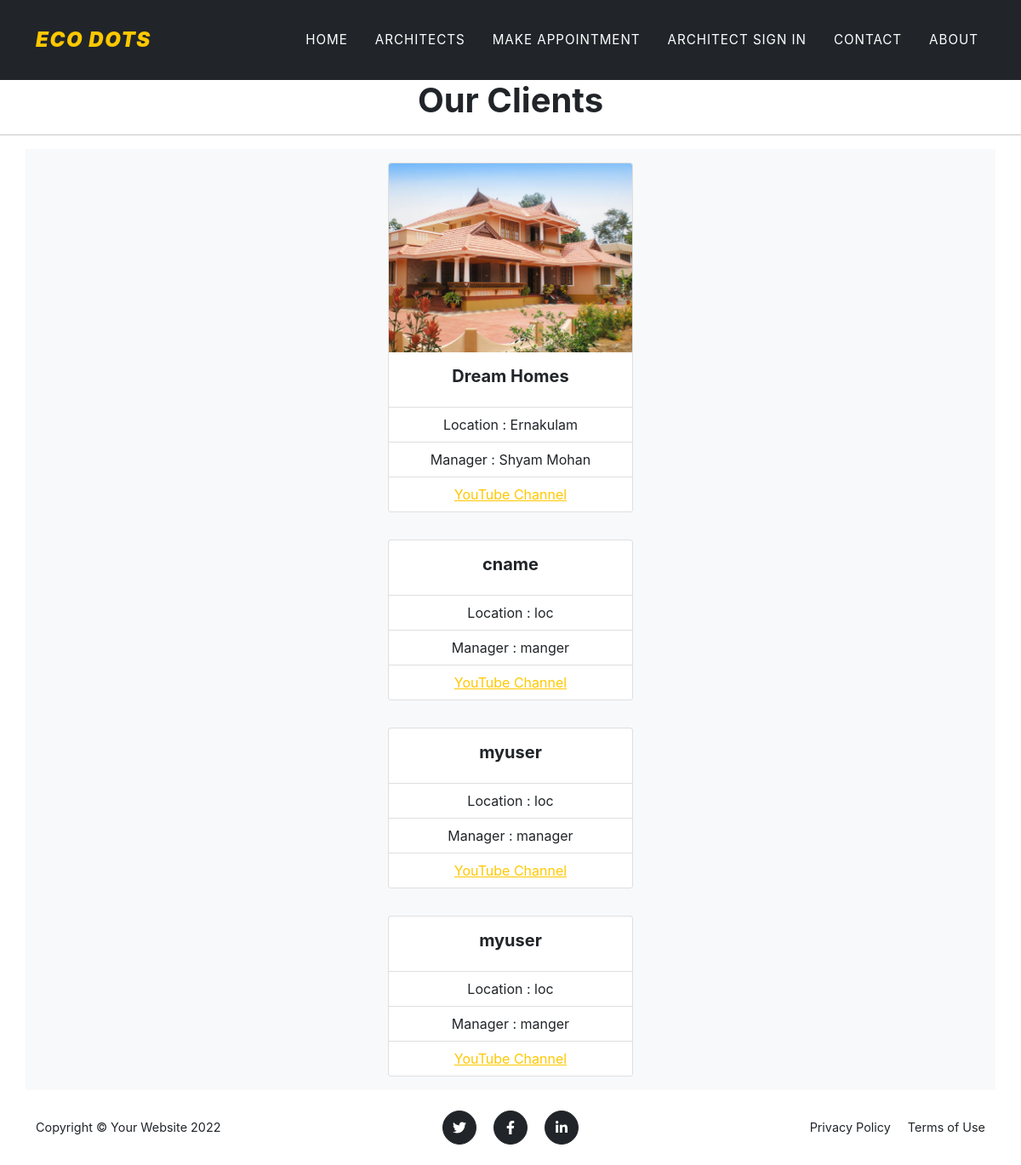
The app's page /client/, older data.
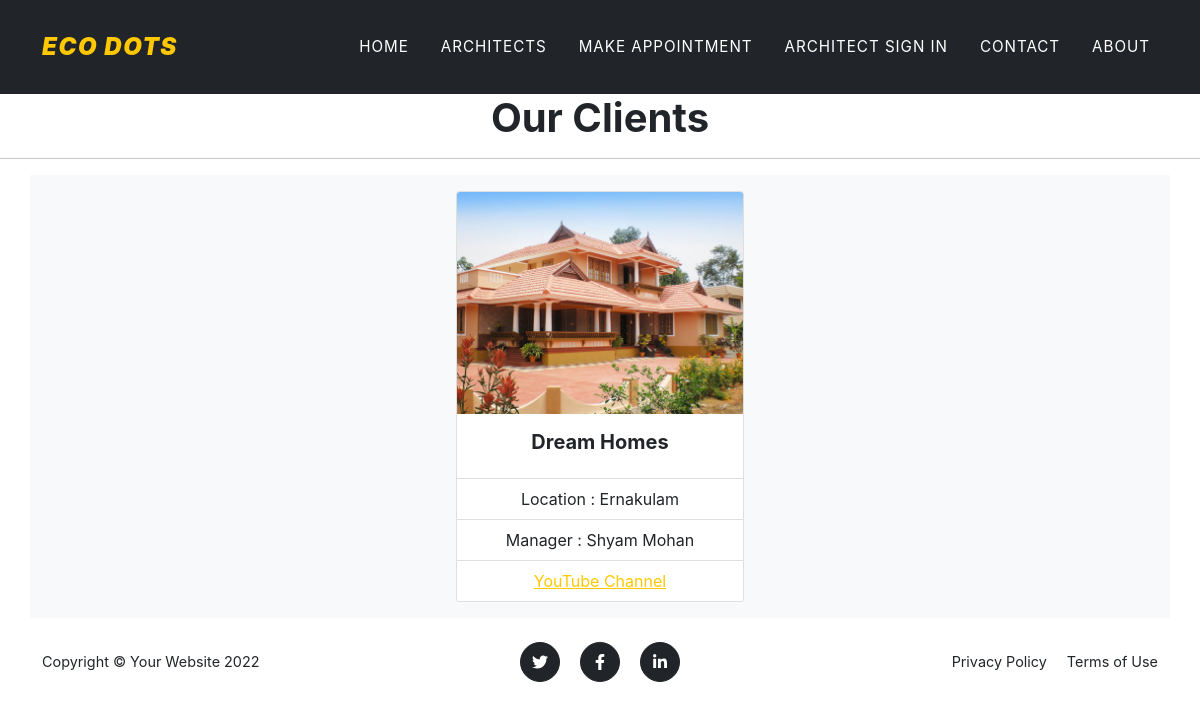
The same page, newer data.
### root/models.py (models this page shows, shortened)
class CProfile(models.Model):
    cl_id = models.CharField(max_length=10)
    c_name = models.CharField(max_length=255)
    loc = models.CharField(max_length=255)
    m_name = models.CharField(max_length=255)
    s_year = models.CharField(max_length=10)
    contact = models.CharField(max_length=10)
    mail = models.EmailField()
    y_link = models.URLField(max_length=200,null=True,blank=True)
    pic1 = models.ImageField(null=True,blank=True,upload_to="images/")
    pic2 = models.ImageField(null=True,blank=True,upload_to="images/")
    pic3 = models.ImageField(null=True,blank=True,upload_to="images/")

### root/views.py (the view)
# urls.py: path('client/', views.client,name="client"),
def client(request):
    dict_client={
      'clients': CProfile.objects.all()
    }
    return render(request,'client/client.html',dict_client)

### templates/client/client.html (shortened to what this page needs)
{% extends 'client/base_1.html' %}
{% block content %}
<h1 class="text-center">Our Clients</h1>
<hr>
{%for c in clients %}
<div class="container text-center bg-light">
<div class="card text-center mx-3 my-3" style="width: 18rem; display:inline-block">
    {% if c.pic1 %}
    <img src="{{c.pic1.url}}" class="card-img-top" alt="...">{% endif %}
    <div class="card-body">
      <h5 class="card-title">{{ c.c_name }}</h5>
    </div>
    <ul class="list-group list-group-flush">
        <li class="list-group-item">Location : {{ c.loc }}</li>
        <li class="list-group-item">Manager : {{ c.m_name }}</li>
        <li class="list-group-item"><a href=" {{c.y_link}} " target="_blank" title="Visit YouTube Channel">YouTube Channel</li></a>
      </ul>
  </div>
</div>
{%endfor%}
{% endblock %}

Row changes from the older to the newer data that the page shows:
removed CProfile: c_name "cname", loc "loc", m_name "manger"
removed CProfile: c_name "myuser", loc "loc", m_name "manager"
removed CProfile: c_name "myuser", loc "loc", m_name "manger"
